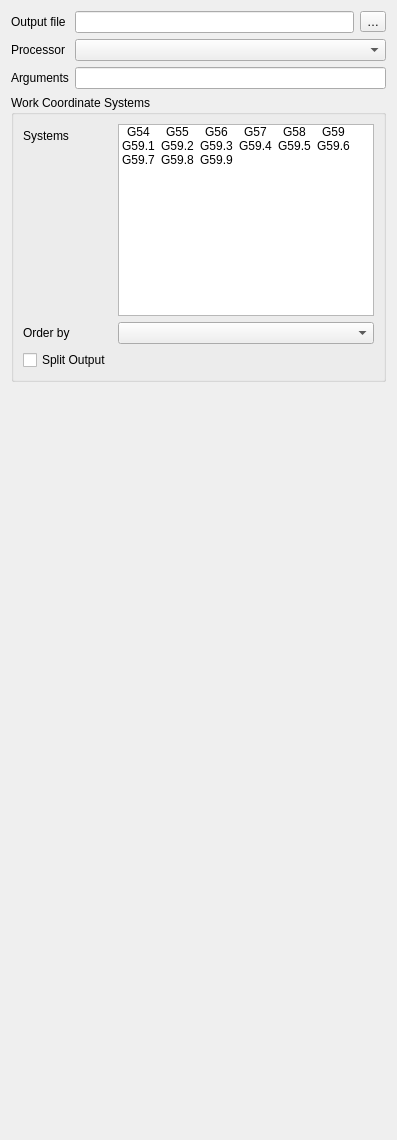
  <widget class="QWidget" name="tabOutput">
   <attribute name="title">
    <string>Output</string>
   </attribute>
   <layout class="QGridLayout" name="gridLayout">
    <item row="0" column="0">
     <widget class="QLabel" name="label_9">
      <property name="text">
       <string>Output file</string>
      </property>
     </widget>
    </item>
    <item row="0" column="1">
     <widget class="QLineEdit" name="postProcessorOutputFile">
      <property name="toolTip">
       <string>Enter a path and optionally file name (see below) to be used as the default for the post processor export.
The following substitutions are performed before the name is resolved at the time of the post processing:
Substitution allows the following:
%D ... directory of the active document
%d ... name of the active document (with extension)
%M ... user macro directory
%j ... name of the active Job object

The Following can be used if output is being split. If Output is not split
these will be ignored.
%T ... Tool Number
%t ... Tool Controller label

%W ... Work Coordinate System
%O ... Operation Label

When splitting output, a sequence number will always be added.

if %S is included, you can specify where the number occurs.  Without it, the number will be    added to the end of the string.

%S ... Sequence Number

The following example stores all files with the same name as the document in the directory /home/freecad (please remove quotes):
&quot;/home/cnc/%d.g-code&quot;
See the file save policy below on how to deal with name conflicts.</string>
      </property>
     </widget>
    </item>
    <item row="0" column="2">
     <widget class="QToolButton" name="postProcessorSetOutputFile">
      <property name="text">
       <string notr="true">…</string>
      </property>
     </widget>
    </item>
    <item row="1" column="0">
     <widget class="QLabel" name="label_10">
      <property name="text">
       <string>Processor</string>
      </property>
     </widget>
    </item>
    <item row="1" column="1" colspan="2">
     <widget class="QComboBox" name="postProcessor"/>
    </item>
    <item row="2" column="0">
     <widget class="QLabel" name="label_11">
      <property name="text">
       <string>Arguments</string>
      </property>
     </widget>
    </item>
    <item row="2" column="1" colspan="2">
     <widget class="QLineEdit" name="postProcessorArguments">
      <property name="toolTip">
       <string>Optional arguments passed to the post processor. The arguments are specific for each post processor, please see its documentation for details.</string>
      </property>
     </widget>
    </item>
    <item row="4" column="0" colspan="3">
     <widget class="QGroupBox" name="groupBox_7">
      <property name="sizePolicy">
       <sizepolicy hsizetype="Preferred" vsizetype="Expanding">
        <horstretch>0</horstretch>
        <verstretch>0</verstretch>
       </sizepolicy>
      </property>
      <property name="title">
       <string>Work Coordinate Systems</string>
      </property>
      <layout class="QFormLayout" name="formLayout_4">
       <item row="2" column="1">
        <widget class="QComboBox" name="orderBy">
         <property name="toolTip">
          <string>Ordering by Fixture, will cause all operations to be performed in the first coordinate system before switching to the second. Then all operations will be performed there in the same order.

This is useful if the operator can safely load work into one coordinate system while the machine is doing work in another.

Ordering by Tool, will minimize the Tool Changes. A tool change will be done, then all operations in all coordinate systems before changing tools.

Ordering by operation will do each operation in all coordinate systems before moving to the next operation. This is especially useful in conjunction with the 'split output' even with only a single work coordinate system since it will put each operation into a separate file.</string>
         </property>
        </widget>
       </item>
       <item row="0" column="0">
        <widget class="QLabel" name="label">
         <property name="text">
          <string>Systems</string>
         </property>
        </widget>
       </item>
       <item row="2" column="0">
        <widget class="QLabel" name="label_2">
         <property name="text">
          <string>Order by</string>
         </property>
        </widget>
       </item>
       <item row="0" column="1">
        <widget class="QListWidget" name="wcslist">
         <property name="sizePolicy">
          <sizepolicy hsizetype="Expanding" vsizetype="Preferred">
           <horstretch>0</horstretch>
           <verstretch>0</verstretch>
          </sizepolicy>
         </property>
         <property name="minimumSize">
          <size>
           <width>0</width>
           <height>0</height>
          </size>
         </property>
         <property name="toolTip">
          <string>&lt;html&gt;&lt;head/&gt;&lt;body&gt;&lt;p&gt;&lt;span style=&quot; font-style:italic;&quot;&gt;Work Coordinate Systems&lt;/span&gt; also called &lt;span style=&quot; font-style:italic;&quot;&gt;Work Offsets&lt;/span&gt;, &lt;span style=&quot; font-style:italic;&quot;&gt;Fixture Offsets&lt;/span&gt;, or &lt;span style=&quot; font-style:italic;&quot;&gt;Fixtures &lt;/span&gt;are useful for building efficient production jobs where the same part is done many times on the machine.
FreeCAD has no knowledge of where a particular coordinate system exists within the machine coordinate system so adding additional coordinate systems to your job will have no visual change within your job. It will, however, change your G-code output. The exact way in which the output is affected is controlled by the 'order by' setting.&lt;/p&gt;&lt;/body&gt;&lt;/html&gt;</string>
         </property>
         <property name="resizeMode">
          <enum>QListView::Adjust</enum>
         </property>
         <property name="spacing">
          <number>0</number>
         </property>
         <property name="viewMode">
          <enum>QListView::IconMode</enum>
         </property>
         <property name="modelColumn">
          <number>0</number>
         </property>
         <property name="uniformItemSizes">
          <bool>true</bool>
         </property>
         <item>
          <property name="text">
           <string notr="true">G54</string>
          </property>
          <property name="checkState">
           <enum>Unchecked</enum>
          </property>
         </item>
         <item>
          <property name="text">
           <string notr="true">G55</string>
          </property>
          <property name="checkState">
           <enum>Unchecked</enum>
          </property>
         </item>
         <item>
          <property name="text">
           <string notr="true">G56</string>
          </property>
          <property name="checkState">
           <enum>Unchecked</enum>
          </property>
         </item>
         <item>
          <property name="text">
           <string notr="true">G57</string>
          </property>
          <property name="checkState">
           <enum>Unchecked</enum>
          </property>
         </item>
         <item>
          <property name="text">
           <string notr="true">G58</string>
          </property>
          <property name="checkState">
           <enum>Unchecked</enum>
          </property>
         </item>
         <item>
          <property name="text">
           <string notr="true">G59</string>
          </property>
          <property name="checkState">
           <enum>Unchecked</enum>
          </property>
         </item>
         <item>
          <property name="text">
           <string notr="true">G59.1</string>
          </property>
          <property name="checkState">
           <enum>Unchecked</enum>
          </property>
         </item>
         <item>
          <property name="text">
           <string notr="true">G59.2</string>
          </property>
          <property name="checkState">
           <enum>Unchecked</enum>
          </property>
         </item>
         <item>
          <property name="text">
           <string notr="true">G59.3</string>
          </property>
          <property name="checkState">
           <enum>Unchecked</enum>
          </property>
         </item>
         <item>
          <property name="text">
           <string notr="true">G59.4</string>
          </property>
          <property name="checkState">
           <enum>Unchecked</enum>
          </property>
         </item>
         <item>
          <property name="text">
           <string notr="true">G59.5</string>
          </property>
          <property name="checkState">
           <enum>Unchecked</enum>
          </property>
         </item>
         <item>
          <property name="text">
           <string notr="true">G59.6</string>
          </property>
          <property name="checkState">
           <enum>Unchecked</enum>
          </property>
         </item>
         <item>
          <property name="text">
           <string notr="true">G59.7</string>
          </property>
          <property name="checkState">
           <enum>Unchecked</enum>
          </property>
         </item>
         <item>
          <property name="text">
           <string notr="true">G59.8</string>
          </property>
          <property name="checkState">
           <enum>Unchecked</enum>
          </property>
         </item>
         <item>
          <property name="text">
           <string notr="true">G59.9</string>
          </property>
          <property name="checkState">
           <enum>Unchecked</enum>
          </property>
         </item>
        </widget>
       </item>
       <item row="3" column="0">
        <widget class="QCheckBox" name="splitOutput">
         <property name="toolTip">
          <string>If multiple coordinate systems are in use, setting this to TRUE will cause the G-code to be written to multiple output files as controlled by the 'order by' property. For example, if ordering by fixture, the first output file will be for the first fixture and separate file for the second.</string>
         </property>
         <property name="whatsThis">
          <string>&lt;html&gt;&lt;head/&gt;&lt;body&gt;&lt;p&gt;If True, post processing will create multiple output files based on the &lt;span style=&quot; font-style:italic;&quot;&gt;order by&lt;/span&gt; setting.


For example, if &lt;span style=&quot; font-style:italic;&quot;&gt;order by&lt;/span&gt; is set to Tool, the first output file will contain the first tool change and all operations, in all coordinate systems, that can be done with that tool before the next tool change is called.


If &lt;span style=&quot; font-style:italic;&quot;&gt;order by&lt;/span&gt; is set to &lt;span style=&quot; font-style:italic;&quot;&gt;operation&lt;/span&gt; and &lt;span style=&quot; font-style:italic;&quot;&gt;split output&lt;/span&gt; is true, each operation will be written to a separate file.&lt;/p&gt;&lt;/body&gt;&lt;/html&gt;</string>
         </property>
         <property name="text">
          <string>Split Output</string>
         </property>
        </widget>
       </item>
      </layout>
     </widget>
    </item>
    <item row="5" column="0">
     <spacer name="verticalSpacer">
      <property name="orientation">
       <enum>Qt::Vertical</enum>
      </property>
      <property name="sizeHint" stdset="0">
       <size>
        <width>20</width>
        <height>747</height>
       </size>
      </property>
     </spacer>
    </item>
   </layout>
  </widget>
